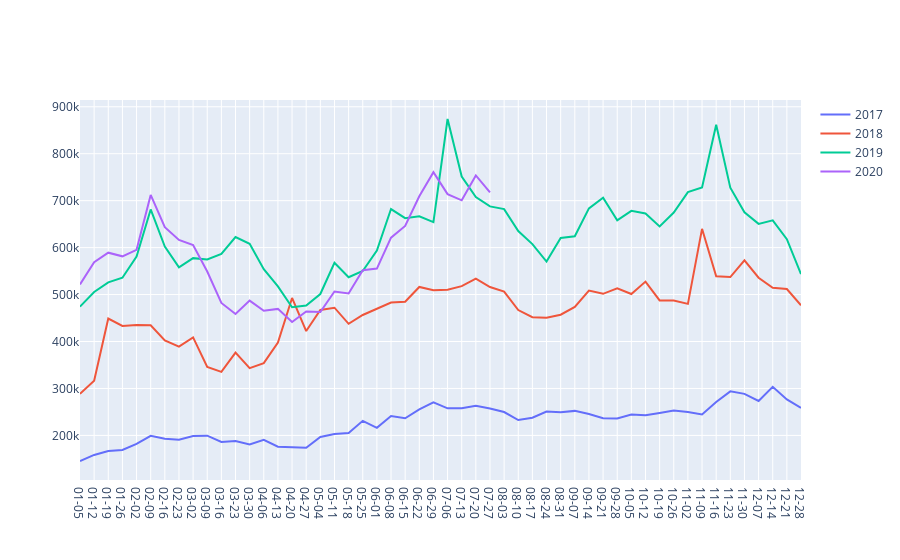

Source (notebook cell):
### Code cell
import plotly.graph_objects as go

fig = go.Figure()
fig.add_trace(go.Scatter(x=df_resampled['2017'].index.week, y=df_resampled['2017'].avg_streams, name='2017',
             hovertemplate =
            '<b>Streams</b>: %{y:.2f}'+
            '<br><i>Date</i>: %{x}<br>')) 
fig.add_trace(go.Scatter(x=df_resampled['2018'].index.week, y=df_resampled['2018'].avg_streams, name='2018',
            hovertemplate =
            '<b>Streams</b>: %{y:.2f}'+
            '<br><i>Date</i>: %{x}<br>')) # fill down to xaxis
fig.add_trace(go.Scatter(x=df_resampled['2019'].index.week, y=df_resampled['2019'].avg_streams, name='2019',
            hovertemplate =
            '<b>Streams</b>: %{y:.2f}'+
            '<br><i>Date</i>: %{x}<br>')) # fill down to xaxis
fig.add_trace(go.Scatter(x=df_resampled['2020'].index.week, y=df_resampled['2020'].avg_streams, name='2020',
            hovertemplate =
            '<b>Streams</b>: %{y:.2f}'+
            '<br><i>Date</i>: %{x}<br>')) # fill down to xaxis

fig.update_layout(
    xaxis = dict(
        tickmode = 'array',
        tickvals = df_resampled.index.week,
        ticktext = ticktext
    )
)
